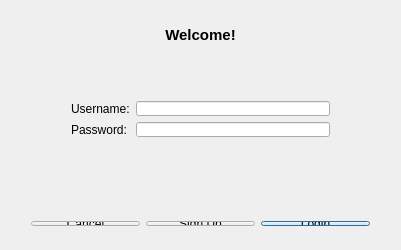
<?xml version="1.0" encoding="UTF-8"?>
<ui version="4.0">
 <class>LoginDialog</class>
 <widget class="QDialog" name="LoginDialog">
  <property name="geometry">
   <rect>
    <x>0</x>
    <y>0</y>
    <width>401</width>
    <height>250</height>
   </rect>
  </property>
  <property name="windowTitle">
   <string>LoginDialog</string>
  </property>
  <widget class="QLabel" name="label">
   <property name="geometry">
    <rect>
     <x>150</x>
     <y>20</y>
     <width>101</width>
     <height>31</height>
    </rect>
   </property>
   <property name="text">
    <string>&lt;html&gt;&lt;head/&gt;&lt;body&gt;&lt;p align=&quot;center&quot;&gt;&lt;span style=&quot; font-size:11pt; font-weight:600;&quot;&gt;Welcome!&lt;/span&gt;&lt;/p&gt;&lt;/body&gt;&lt;/html&gt;</string>
   </property>
  </widget>
  <widget class="QWidget" name="layoutWidget">
   <property name="geometry">
    <rect>
     <x>20</x>
     <y>210</y>
     <width>361</width>
     <height>27</height>
    </rect>
   </property>
   <layout class="QHBoxLayout" name="horizontalLayout">
    <item>
     <widget class="QPushButton" name="cancel_button">
      <property name="text">
       <string>Cancel</string>
      </property>
      <property name="autoDefault">
       <bool>false</bool>
      </property>
     </widget>
    </item>
    <item>
     <widget class="QPushButton" name="signup_button">
      <property name="text">
       <string>Sign Up</string>
      </property>
      <property name="autoDefault">
       <bool>false</bool>
      </property>
     </widget>
    </item>
    <item>
     <widget class="QPushButton" name="login_button">
      <property name="text">
       <string>Login</string>
      </property>
      <property name="autoDefault">
       <bool>false</bool>
      </property>
      <property name="default">
       <bool>true</bool>
      </property>
     </widget>
    </item>
   </layout>
  </widget>
  <widget class="QWidget" name="layoutWidget">
   <property name="geometry">
    <rect>
     <x>60</x>
     <y>90</y>
     <width>281</width>
     <height>58</height>
    </rect>
   </property>
   <layout class="QFormLayout" name="formLayout">
    <item row="0" column="0">
     <widget class="QLabel" name="username_label">
      <property name="text">
       <string>Username:</string>
      </property>
     </widget>
    </item>
    <item row="0" column="1">
     <widget class="QLineEdit" name="username_edit"/>
    </item>
    <item row="1" column="0">
     <widget class="QLabel" name="password_label">
      <property name="text">
       <string>Password:</string>
      </property>
     </widget>
    </item>
    <item row="1" column="1">
     <widget class="QLineEdit" name="password_edit">
      <property name="echoMode">
       <enum>QLineEdit::Password</enum>
      </property>
      <property name="alignment">
       <set>Qt::AlignLeading|Qt::AlignLeft|Qt::AlignVCenter</set>
      </property>
     </widget>
    </item>
   </layout>
  </widget>
 </widget>
 <layoutdefault spacing="6" margin="11"/>
 <tabstops>
  <tabstop>username_edit</tabstop>
  <tabstop>password_edit</tabstop>
  <tabstop>signup_button</tabstop>
  <tabstop>login_button</tabstop>
  <tabstop>cancel_button</tabstop>
 </tabstops>
 <resources/>
 <connections>
  <connection>
   <sender>cancel_button</sender>
   <signal>clicked()</signal>
   <receiver>LoginDialog</receiver>
   <slot>close()</slot>
   <hints>
    <hint type="sourcelabel">
     <x>84</x>
     <y>211</y>
    </hint>
    <hint type="destinationlabel">
     <x>365</x>
     <y>107</y>
    </hint>
   </hints>
  </connection>
 </connections>
</ui>
